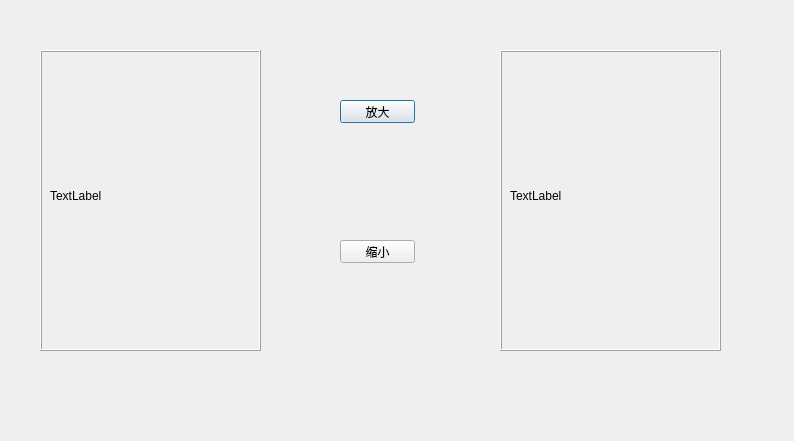
<?xml version="1.0" encoding="UTF-8"?>
<ui version="4.0">
 <class>Dialog</class>
 <widget class="QDialog" name="Dialog">
  <property name="geometry">
   <rect>
    <x>0</x>
    <y>0</y>
    <width>794</width>
    <height>441</height>
   </rect>
  </property>
  <property name="windowTitle">
   <string>Dialog</string>
  </property>
  <widget class="QFrame" name="frame">
   <property name="geometry">
    <rect>
     <x>40</x>
     <y>50</y>
     <width>221</width>
     <height>301</height>
    </rect>
   </property>
   <property name="frameShape">
    <enum>QFrame::Box</enum>
   </property>
   <property name="frameShadow">
    <enum>QFrame::Raised</enum>
   </property>
   <widget class="QLabel" name="label">
    <property name="geometry">
     <rect>
      <x>10</x>
      <y>0</y>
      <width>201</width>
      <height>291</height>
     </rect>
    </property>
    <property name="text">
     <string>TextLabel</string>
    </property>
   </widget>
  </widget>
  <widget class="QPushButton" name="btn_big">
   <property name="geometry">
    <rect>
     <x>340</x>
     <y>100</y>
     <width>75</width>
     <height>23</height>
    </rect>
   </property>
   <property name="text">
    <string>放大</string>
   </property>
  </widget>
  <widget class="QPushButton" name="btn_small">
   <property name="geometry">
    <rect>
     <x>340</x>
     <y>240</y>
     <width>75</width>
     <height>23</height>
    </rect>
   </property>
   <property name="text">
    <string>缩小</string>
   </property>
  </widget>
  <widget class="QFrame" name="frame_2">
   <property name="geometry">
    <rect>
     <x>500</x>
     <y>50</y>
     <width>221</width>
     <height>301</height>
    </rect>
   </property>
   <property name="frameShape">
    <enum>QFrame::Box</enum>
   </property>
   <property name="frameShadow">
    <enum>QFrame::Raised</enum>
   </property>
   <widget class="QLabel" name="label_2">
    <property name="geometry">
     <rect>
      <x>10</x>
      <y>0</y>
      <width>201</width>
      <height>291</height>
     </rect>
    </property>
    <property name="text">
     <string>TextLabel</string>
    </property>
   </widget>
  </widget>
 </widget>
 <resources/>
 <connections>
  <connection>
   <sender>btn_big</sender>
   <signal>clicked()</signal>
   <receiver>Dialog</receiver>
   <slot>big()</slot>
   <hints>
    <hint type="sourcelabel">
     <x>377</x>
     <y>111</y>
    </hint>
    <hint type="destinationlabel">
     <x>396</x>
     <y>220</y>
    </hint>
   </hints>
  </connection>
 </connections>
 <slots>
  <slot>big()</slot>
 </slots>
</ui>
